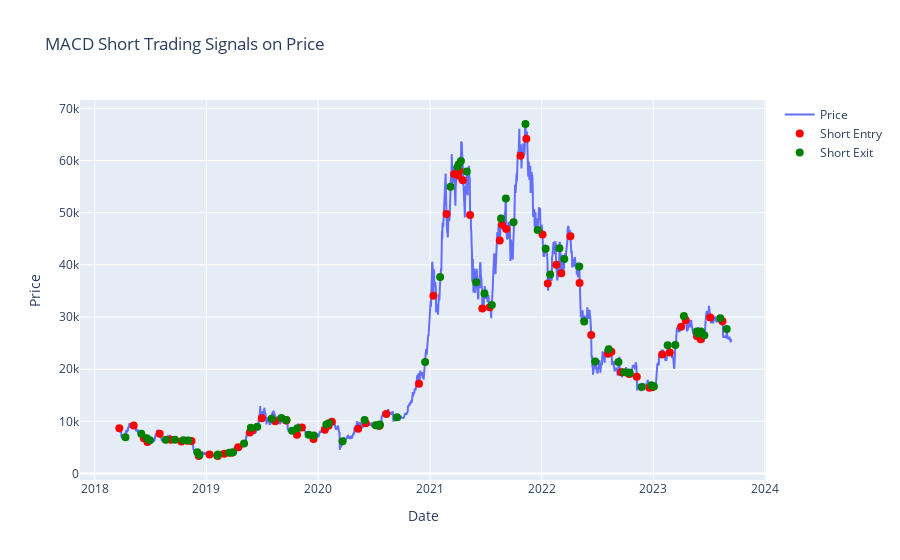
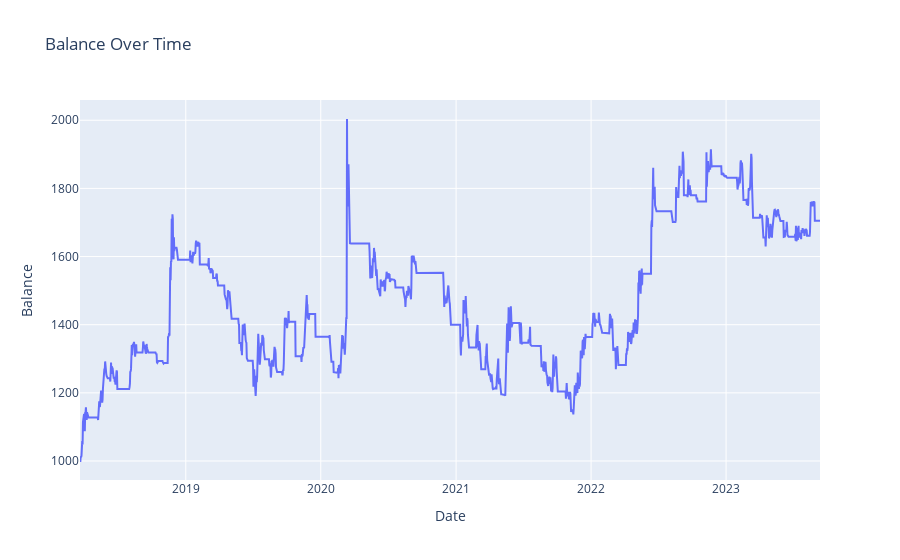

The notebook cell saved with these charts, in order:
### Code cell
short_entries = df[(df['Histogram'].shift(1) >= 0) & (df['Histogram'] < 0)]
short_exits = df[(df['Histogram'].shift(1) < 0) & (df['Histogram'] >= 0)]

# Create the main price chart for signals on price
fig1 = go.Figure()

# Add price data
fig1.add_trace(go.Scatter(x=df['Datetime'], y=df['price'], mode='lines', name='Price'))

# Add short entry points
fig1.add_trace(go.Scatter(x=short_entries['Datetime'], y=short_entries['price'], mode='markers', 
                          marker=dict(size=8, color='red', symbol='circle'), name='Short Entry'))

# Add short exit points
fig1.add_trace(go.Scatter(x=short_exits['Datetime'], y=short_exits['price'], mode='markers', 
                          marker=dict(size=8, color='green', symbol='circle'), name='Short Exit'))

# Set title and labels
fig1.update_layout(title='MACD Short Trading Signals on Price', xaxis_title='Date', yaxis_title='Price')

# Show the plot
fig1.show()

# Create the balance over time plot
fig2 = go.Figure()

# Assuming balance_history is already computed from the MACD strategy
# ...

fig2.add_trace(go.Scatter(x=df['Datetime'], y=balance_history, mode='lines', name='Balance'))

# Set title and labels
fig2.update_layout(title='Balance Over Time', xaxis_title='Date', yaxis_title='Balance')

# Show the plot
fig2.show()
